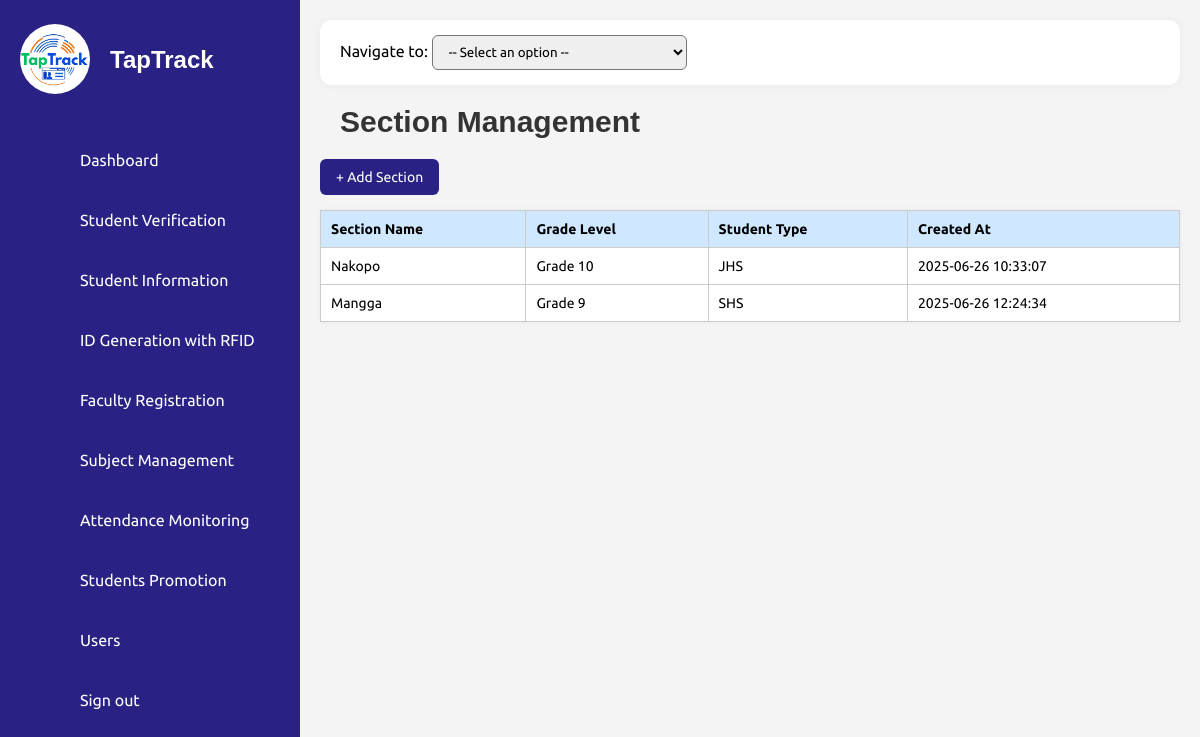
/ISIERA/section_management.php (signed in), run on the app's committed database.
### tables this page shows
CREATE TABLE `sections` (
  `id` int(11) NOT NULL,
  `section_name` varchar(100) NOT NULL,
  `student_type` enum('JHS','SHS') NOT NULL,
  `grade_level` varchar(20) DEFAULT NULL,
  `created_at` timestamp NOT NULL DEFAULT current_timestamp()
);

### ISIERA/section_management.php (the view, shortened to what this page needs)
<?php
include 'db_connection.php';
$conn->query("CREATE TABLE IF NOT EXISTS sections (
  id INT AUTO_INCREMENT PRIMARY KEY,
  section_name VARCHAR(100) UNIQUE NOT NULL,
  student_type ENUM('JHS','SHS') NOT NULL,
  grade_level INT NOT NULL,
  created_at TIMESTAMP DEFAULT CURRENT_TIMESTAMP
)");
$sectionsResult = $conn->query("SELECT * FROM sections ORDER BY grade_level ASC, section_name ASC");
$sections = $sectionsResult->fetch_all(MYSQLI_ASSOC);
?>
<!DOCTYPE html>
<html lang="en">
<head>
  <link rel="stylesheet" href="assets/css/style.css" />
</head>
<body>
<?php include('sidebar.php'); ?>
<div class="main-content">
  <div class="dropdown-nav">
    <label>Navigate to:</label>
    <select onchange="navigate(this.value)">
      <option value="">-- Select an option --</option>
    </select>
  </div>
  <h2>Section Management</h2>
  <button class="add-btn" onclick="openModal()">+ Add Section</button>
<table>
  <thead>
    <tr>
      <th>Section Name</th>
      <th>Grade Level</th>
      <th>Student Type</th>
      <th>Created At</th>
    </tr>
  </thead>
  <tbody>
    <?php foreach ($sections as $section): ?>
      <tr>
        <td><?= htmlspecialchars($section['section_name']) ?></td>
        <td><?= htmlspecialchars($section['grade_level']) ?></td>
        <td><?= htmlspecialchars($section['student_type']) ?></td>
        <td><?= htmlspecialchars($section['created_at']) ?></td>
      </tr>
    <?php endforeach; ?>
  </tbody>
</table>
</body>
</body>
</html>

### ISIERA/assets/css/style.css (style rules this page uses)
* { font-family: 'Ubuntu', sans-serif; margin: 0; padding: 0; box-sizing: border-box; }
:root { --blue: #2a2185; --white: #fff; --gray: #f5f5f5; --black1: #222; --black2: #999; }
body { min-height: 100vh; overflow-x: hidden; }
.main-content { margin-left: 300px; padding: 20px; background-color: #f4f4f4; min-height: 100vh; overflow-x: hidden; width: calc(100% - 300px); }
.main-content h2 { text-align: left; margin-left: 20px; font-family: 'Arial', sans-serif; font-weight: 600; color: #333; font-size: 30px; }

### ISIERA/section_management.php (style rules this page uses)
.dropdown-nav { background-color: #fff; border-radius: 12px; padding: 15px 20px; margin-bottom: 20px; box-shadow: 0 0 8px rgba(0,0,0,0.05); }
.dropdown-nav select { padding: 8px 12px; border-radius: 6px; }
.main-content { margin-left: 300px; padding: 20px; }
h2 { margin-bottom: 20px; color: #333; }
button.add-btn { background-color: #2a2185; color: white; padding: 10px 16px; border: none; border-radius: 6px; cursor: pointer; font-size: 14px; margin-bottom: 15px; }
table { width: 100%; border-collapse: collapse; background-color: #fff; box-shadow: 0 0 5px rgba(0,0,0,0.05); }
table thead { background-color: #d0e8ff; }
th, td { padding: 10px; border: 1px solid #ccc; text-align: left; font-size: 14px; }

### data on the page
sections: section_name "Nakopo", grade_level "Grade 10", student_type "JHS", created_at "2025-06-26 10:33:07"
sections: section_name "Mangga", grade_level "Grade 9", student_type "SHS", created_at "2025-06-26 12:24:34"
